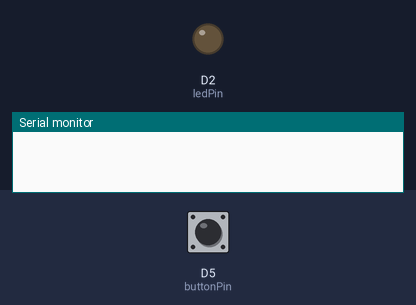
Bench run of a sketch on a simulated ESP8266 (NodeMCU). Shown: output pins drawn as LEDs (lit = HIGH), the last lines printed to the serial monitor. The test bench sets the inputs (shaded band); at power-on: D5 (buttonPin) HIGH.

Above: at 1.2 s.
1.3 s: D5 (buttonPin) pulled LOW for 0.15 s
At 5.6 s:
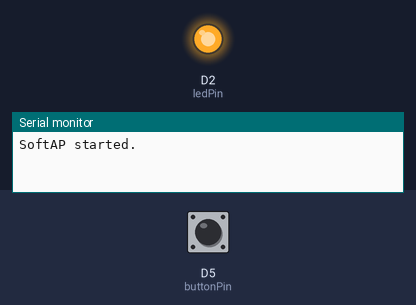
Timing chart, 0 to 42.8 s (numbered marks = the images above; inputs shaded):
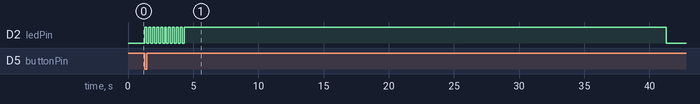

Measured:
- after the input at 1.3 s, D2 (ledPin): goes 10 × (HIGH 0.15 s, LOW 0.15 s), HIGH 37.0 s, then LOW, starting at once

The sketch:

smartKey.ino
```cpp
#include <ESP8266WiFi.h>

const char* ssid = "MyESP8266";
const char* password = "12345678";

const int buttonPin = D5;
const int ledPin = D2;

bool wifiActive = false;
unsigned long wifiStartTime = 0;
const unsigned long wifiDuration = 40000;
const unsigned long blinkInterval = 150;

unsigned long previousBlinkMillis = 0;
bool ledState = false;

void setup() {
  pinMode(buttonPin, INPUT_PULLUP);
  pinMode(ledPin, OUTPUT);
  digitalWrite(ledPin, LOW);
  Serial.begin(115200);
}

void loop() {
  static bool lastButtonState = HIGH;
  bool currentButtonState = digitalRead(buttonPin);


  if (lastButtonState == HIGH && currentButtonState == LOW && !wifiActive) {
    WiFi.softAP(ssid, password);
    wifiStartTime = millis();
    wifiActive = true;
    Serial.println("SoftAP started.");
  }
  lastButtonState = currentButtonState;

  if (wifiActive) {
    unsigned long currentMillis = millis();


    if (currentMillis - wifiStartTime < 3000) {
      if (currentMillis - previousBlinkMillis >= blinkInterval) {
        previousBlinkMillis = currentMillis;
        ledState = !ledState;
        digitalWrite(ledPin, ledState);
      }
    }

    else if (currentMillis - wifiStartTime < wifiDuration) {
      digitalWrite(ledPin, HIGH);
    }

    else {
      WiFi.softAPdisconnect(true);
      digitalWrite(ledPin, LOW);
      wifiActive = false;
      Serial.println("SoftAP stopped.");
    }
  }
}
```
